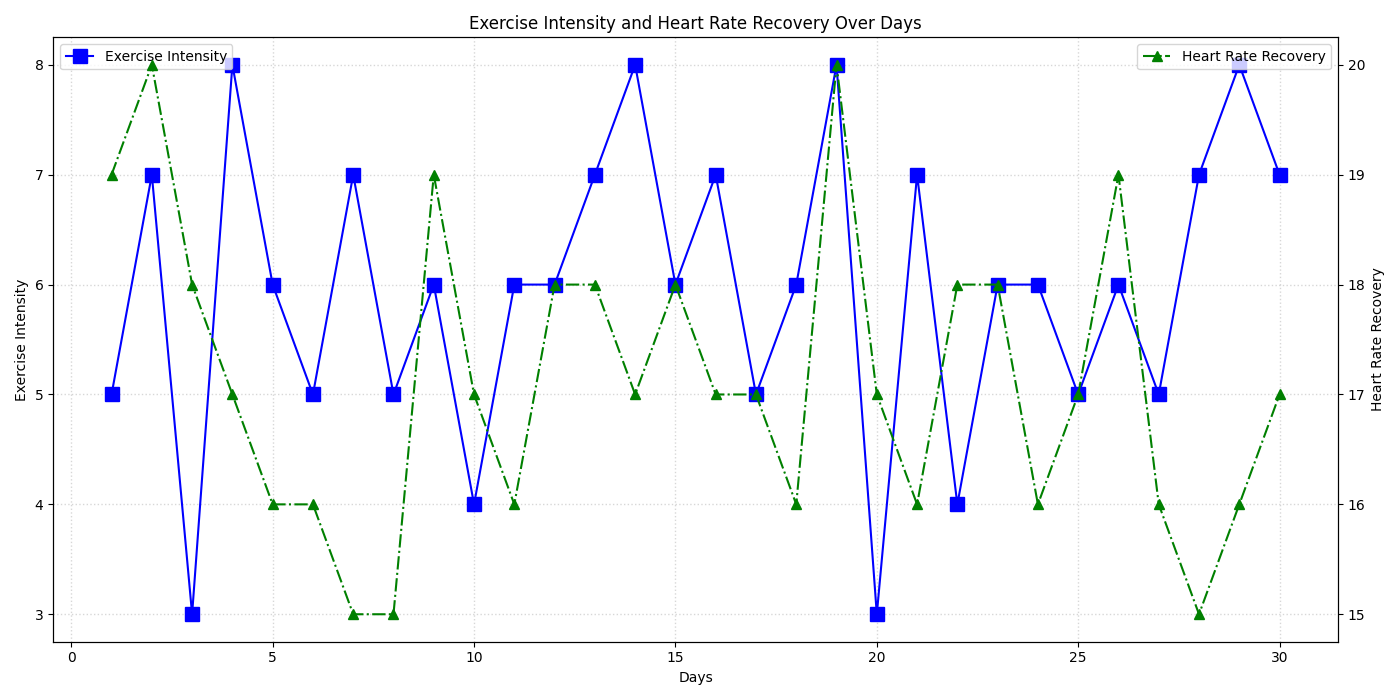

Write the Python code that produced this figure.
import matplotlib.pyplot as plt
import numpy as np

# Data for plotting
days = np.arange(1, 31)
exercise_intensity = np.array([
    5, 7, 3, 8, 6, 5, 7, 5, 6, 4, 6, 6, 7, 8, 6, 7, 5, 6, 8, 3, 7, 4, 6, 6,
    5, 6, 5, 7, 8, 7
])
heart_rate_recovery = np.array([
    19, 20, 18, 17, 16, 16, 15, 15, 19, 17, 16, 18, 18, 17, 18, 17, 17, 16,
    20, 17, 16, 18, 18, 16, 17, 19, 16, 15, 16, 17
])

fig, ax = plt.subplots(figsize=(14, 7))

ax.plot(days, exercise_intensity, color='blue', marker='s', linewidth=1.5, markersize=10)
ax2 = ax.twinx()
ax2.plot(days, heart_rate_recovery, color='green', marker='^', linestyle='-.', linewidth=1.5, markersize=7)

ax.grid(visible=True, linestyle=':', linewidth=1, alpha=0.5)

ax.set_title("Exercise Intensity and Heart Rate Recovery Over Days")
ax.set_xlabel("Days")
ax.set_ylabel("Exercise Intensity")
ax2.set_ylabel("Heart Rate Recovery")

ax.legend(['Exercise Intensity'], loc='upper left')
ax2.legend(['Heart Rate Recovery'], loc='upper right')

plt.tight_layout()
plt.show()
